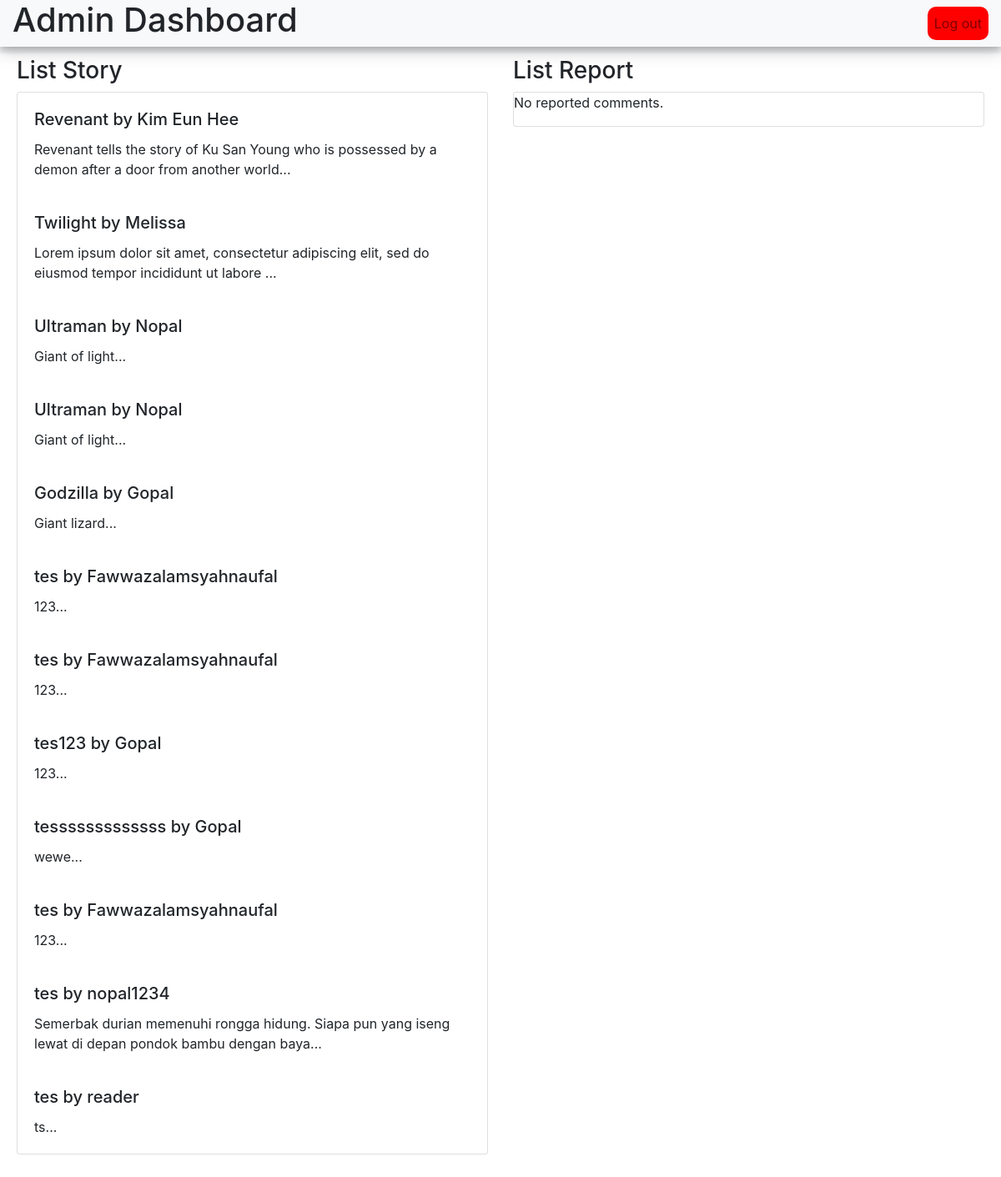
Before: /admin/index.php (signed in) with the older database file.
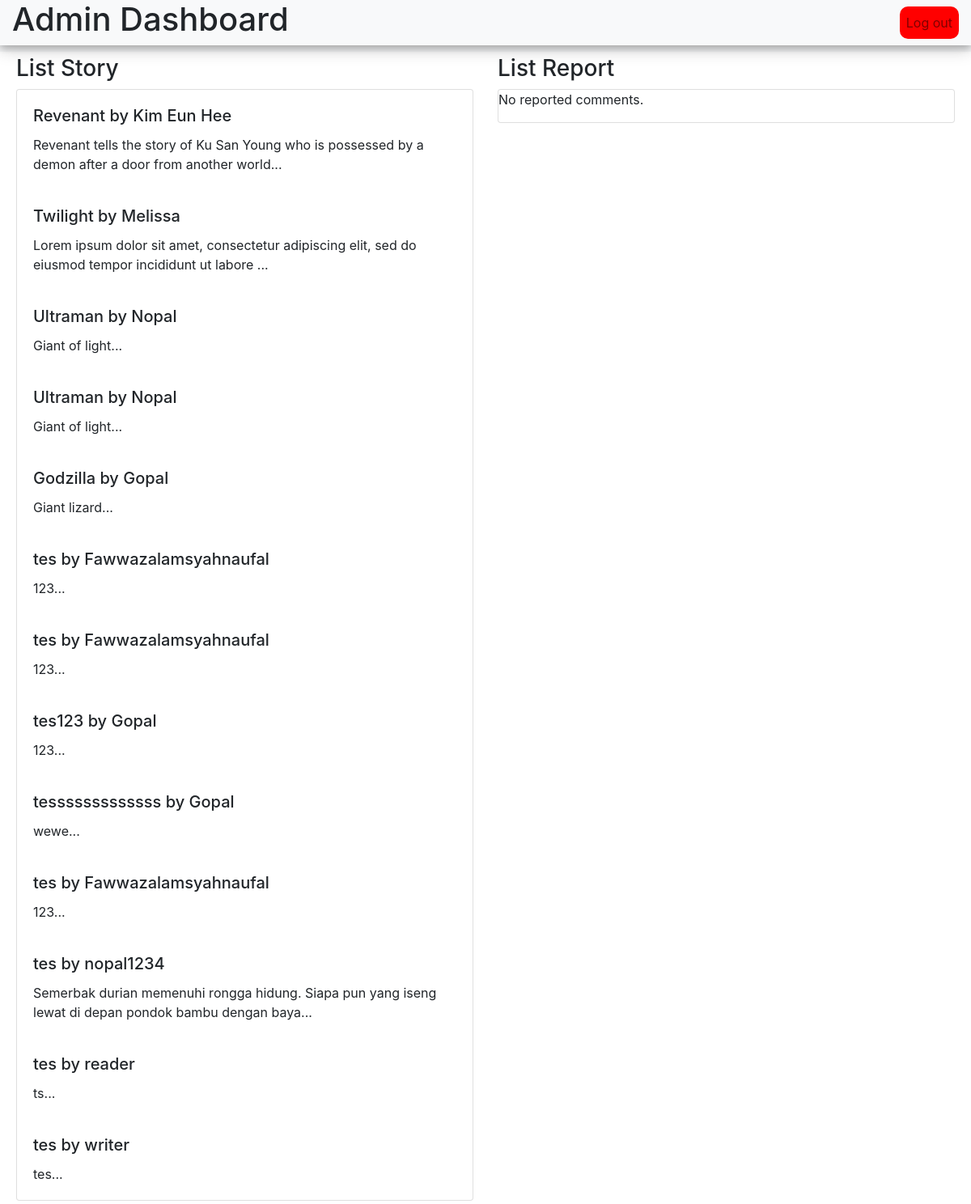
After: the same page with the newer database file.
### tables this page shows
CREATE TABLE `stories` (
  `id` int(11) NOT NULL,
  `title` varchar(100) NOT NULL,
  `author` varchar(100) NOT NULL,
  `description` text NOT NULL,
  `user_id` int(11) DEFAULT NULL,
  `image_path` varchar(255) DEFAULT NULL,
  `Fandom` varchar(255) DEFAULT NULL,
  `Language` varchar(50) DEFAULT NULL,
  `Status` varchar(50) DEFAULT NULL,
  `Series` varchar(255) DEFAULT NULL,
  `Characters` text DEFAULT NULL,
  `Relationship` varchar(255) DEFAULT NULL,
  `Addtags` text DEFAULT NULL
);

### config/config.php (called while the page is built, shortened)
<?php
function connectDatabase(){
    $servername = "localhost";
    $username = "root";
    $password = "";
    $database = "alternate_arc";
    $conn = new mysqli($servername, $username, $password, $database);
    return $conn;
}
function fetchStories(){
    $conn = connectDatabase();
    $sql = "SELECT Addtags, id, title, author, description FROM stories";
    $result = $conn->query($sql);
    $stories = [];
    if ($result->num_rows > 0) {
        while ($row = $result->fetch_assoc()) {
            $stories[] = $row;
        }
    }
    return $stories;
}
?>

### admin/index.php (the view, shortened to what this page needs)
<?php
include '../config/config.php';
$conn = connectDatabase();
$stories = fetchStories();
$sql = "SELECT reports.report_id, comments.id AS comment_id, comments.comment_text, users.username, reports.reason
        FROM reports
        JOIN comments ON reports.comment_id = comments.id
        JOIN users ON comments.user_id = users.id
        ORDER BY reports.report_id DESC";
$stmt = $conn->prepare($sql);
$stmt->execute();
$result = $stmt->get_result();
?>
<!DOCTYPE html>
<html lang="en">
<head>
    <link href="https://stackpath.bootstrapcdn.com/bootstrap/4.5.2/css/bootstrap.min.css" rel="stylesheet">
</head>
<body>
    <nav class="navbar navbar-expand-lg navbar-light bg-light fixed-top" style="background-color: #135D66;padding-top:0;padding-left:0px;padding-right:0px;">
        <div style="box-shadow: 0 4px 8px 0 rgba(0, 0, 0, 0.2), 0 6px 20px 0 rgba(0, 0, 0, 0.19);"class="container-fluid">
            <h1 class="text-center">Admin Dashboard</h1>
            <ul class="navbar-nav ms-auto">
                <li class="nav-item">
                    <a class="nav-link" href="../logout.php" style="background-color:red;border-radius:10px;">
                        Log out
                    </a>
                </li>
            </ul>
        </div>
    </nav>
    <br>
    <br>
    <div class="row">
        <div class="col-md-6">
            <h3>List Story</h3>
            <div class="list-item card">
                <?php
                foreach ($stories as $story){
                    echo '<div class="card-body">';
                    echo '<h5 class="card-title">' . $story["title"] . ' by ' . $story["author"] . '</h5>';
                    echo '<div class="media-body">' . substr($story["description"], 0, 100). "..." . '</div>';
                    echo '</div>';
                }
                ?>
            </div>
        </div>
        <div class="col-md-6">
            <h3>List Report</h3>
            <div class="list-item card">
                <?php
                    if ($result->num_rows > 0) {
                        while ($row = $result->fetch_assoc()) {
                            echo '<div class="card-body">';
                            echo '<h6 class="card-subtitle mb-2 text-muted">Reported by: ' . htmlspecialchars($row["username"]) . '</h6>';
                            echo '<p class="card-text">Reason: ' . htmlspecialchars($row["reason"]) . '</p>';
                            echo '<p class="card-text"><strong>Comment: </strong>' . htmlspecialchars($row["comment_text"]) . '</p>';
                            echo '<a href="delete_comment.php?comment_id=' . $row["comment_id"] . '" class="hapus-btn btn btn-sm">Delete Comment</a>';
                            echo '</div>';
                        }
                    } else {
                         echo '<p>No reported comments.</p>';
                    }
                ?>
            </div>
        </div>
    </div>
</body>
</html>

Changed rows visible on the page:
added stories: title "tes", author "writer", description "tes"
